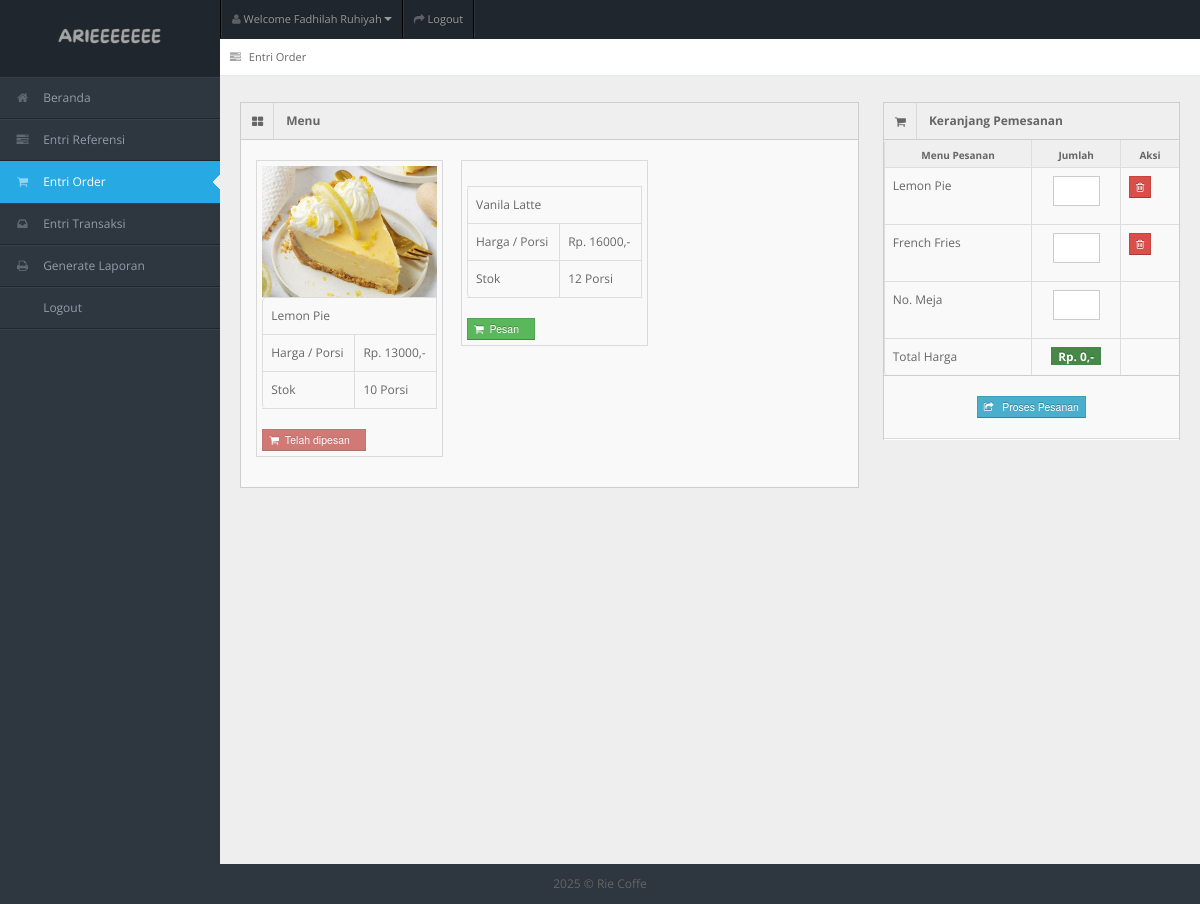
The page /entri_order.php (signed in) on the database its author committed.
### tables this page shows
CREATE TABLE `tb_user` (
  `id_user` int(11) NOT NULL,
  `username` varchar(150) NOT NULL,
  `password` varchar(150) NOT NULL,
  `nama_user` varchar(150) NOT NULL,
  `id_level` int(11) NOT NULL,
  `status` varchar(150) NOT NULL
);

CREATE TABLE `tb_menu` (
  `id_masakan` int(11) NOT NULL,
  `nama_masakan` varchar(150) NOT NULL,
  `harga` varchar(150) NOT NULL,
  `stok` int(11) NOT NULL,
  `status_masakan` varchar(150) NOT NULL,
  `gambar_masakan` varchar(150) NOT NULL
);

CREATE TABLE `tb_pesan` (
  `id_pesan` int(11) NOT NULL,
  `id_user` int(11) NOT NULL,
  `id_order` int(11) DEFAULT NULL,
  `id_masakan` int(11) NOT NULL,
  `jumlah` int(11) DEFAULT NULL,
  `status_pesan` varchar(150) DEFAULT NULL
);

### entri_order.php (the view, shortened to what this page needs)
<!DOCTYPE html>
<?php
include "connection/koneksi.php";
$id = $_SESSION['id_user'];
if(isset ($_SESSION['username'])){
  $query = "select * from tb_user natural join tb_level where id_user = $id";
  mysqli_query($conn, $query);
  $sql = mysqli_query($conn, $query);
  while($r = mysqli_fetch_array($sql)){
?>
<html lang="en">
<head>
<link rel="stylesheet" href="template/dashboard/css/bootstrap.min.css" />
<link rel="stylesheet" href="template/dashboard/css/bootstrap-responsive.min.css" />
<link rel="stylesheet" href="template/dashboard/css/fullcalendar.css" />
<link rel="stylesheet" href="template/dashboard/css/matrix-style.css" />
<link rel="stylesheet" href="template/dashboard/css/matrix-media.css" />
<link href="template/dashboard/font-awesome/css/font-awesome.css" rel="stylesheet" />
<link rel="stylesheet" href="template/dashboard/css/jquery.gritter.css" />
</head>
<body>
<div id="header">
  <h1><a href="entri_order.php">Entri Order</a></h1>
</div>
<div id="user-nav" class="navbar navbar-inverse">
  <ul class="nav">
    <li  class="dropdown" id="profile-messages" ><a title="" href="#" data-toggle="dropdown" data-target="#profile-messages" class="dropdown-toggle"><i class="icon icon-user"></i>  <span class="text">Welcome <?php echo $r['nama_user'];?></span><b class="caret"></b></a>
    </li>
    <li class=""><a title="" href="logout.php"><i class="icon icon-share-alt"></i> <span class="text">Logout</span></a></li>
  </ul>
</div>
<div id="sidebar"><a href="entri_order.php" class="visible-phone"><i class="icon shopping-cart"></i> <span>Entri Order</span></a>
  <ul>
    <?php
    if($r['id_level'] == 1){
  ?>
    <li> <a href="beranda.php"><i class="icon icon-home"></i> <span>Beranda</span></a> </li>
    <li> <a href="entri_referensi.php"><i class="icon icon-tasks"></i> <span>Entri Referensi</span></a> </li>
    <li class="active"> <a href="entri_order.php"><i class="icon icon-shopping-cart"></i> <span>Entri Order</span></a> </li>
    <li> <a href="entri_transaksi.php"><i class="icon icon-inbox"></i> <span>Entri Transaksi</span></a> </li>
    <li> <a href="generate_laporan.php"><i class="icon icon-print"></i> <span>Generate Laporan</span></a> </li>
    <li> <a href="logout.php"><i class="icon icon-sign-out"></i> <span>Logout</span></a> </li>
  <?php
    } else if($r['id_level'] == 2){
  ?>
    <li><a href="beranda.php"><i class="icon icon-home"></i> <span>Beranda</span></a> </li>
    <li class="active"> <a href="entri_order.php"><i class="icon icon-shopping-cart"></i> <span>Entri Order</span></a> </li>
    <li> <a href="generate_laporan.php"><i class="icon icon-print"></i> <span>Generate Laporan</span></a> </li>
    <li> <a href="logout.php"><i class="icon icon-sign-out"></i> <span>Logout</span></a> </li>
  <?php
    } else if($r['id_level'] == 3){
  ?>
    <li><a href="beranda.php"><i class="icon icon-home"></i> <span>Beranda</span></a> </li>
    <li class="active"> <a href="entri_order.php"><i class="icon icon-shopping-cart"></i> <span>Entri Order</span></a> </li>
    <li> <a href="entri_transaksi.php"><i class="icon icon-inbox"></i> <span>Entri Transaksi</span></a> </li>
    <li> <a href="generate_laporan.php"><i class="icon icon-print"></i> <span>Generate Laporan</span></a> </li>
    <li> <a href="logout.php"><i class="icon icon-sign-out"></i> <span>Logout</span></a> </li>
  <?php
    } else if($r['id_level'] == 4){
  ?>
    <li><a href="beranda.php"><i class="icon icon-home"></i> <span>Beranda</span></a> </li>
    <li> <a href="generate_laporan.php"><i class="icon icon-print"></i> <span>Generate Laporan</span></a> </li>
    <li> <a href="logout.php"><i class="icon icon-sign-out"></i> <span>Logout</span></a> </li>
  <?php
    } else if($r['id_level'] == 5){
  ?>
    <li><a href="beranda.php"><i class="icon icon-home"></i> <span>Beranda</span></a> </li>
    <li class="active"> <a href="entri_order.php"><i class="icon icon-shopping-cart"></i> <span>Entri Order</span></a> </li>
    <li> <a href="logout.php"><i class="icon icon-sign-out"></i> <span>Logout</span></a> </li>
  <?php
    }
  ?>
  </ul>
</div>
<div id="content">
  <div id="content-header">
    <div id="breadcrumb"> <a href="entri_order.php" title="Go to here" class="tip-bottom"><i class="icon icon-tasks"></i> Entri Order</a></div>
  </div>
  <div class="container-fluid">
    <?php
      if($r['id_level'] == 1 || $r['id_level'] == 2 || $r['id_level'] == 3 || $r['id_level'] == 5){
    ?>
      <?php
        $order = array();
        if(in_array($id, $order)){
      ?>
    <div class="row-fluid">
      <div class="span6">
        <div class="widget-box span12">
          <div class="widget-title"> <span class="icon"> <i class="icon-hand-right"></i> </span>
            <h5>Notifications</h5>
          </div>
          <div class="widget-content">
            <div class="alert alert-info alert-block">
              <h4 class="alert-heading">Informasi !</h4>
              Terimakasih, Anda telah melakukan pemesanan.<br>
              Silahkan tunggu pesanan tiba di meja saudara. Apabila selesai menyantap hidangan, silahkan lakukan proses pembayaran di kasir !
            </div>
          </div>
        </div>
      </div>
      <div class="span6">
        <div class="widget-box span12">
          <div class="widget-title"> <span class="icon"> <i class="icon-shopping-cart"></i> </span>
            <h5>Menu yang dipesan</h5>
          </div>
          <div class="widget-content nopadding">
            <table class="table table-bordered table-invoice-full">
              <thead>
                <tr>
                  <th class="head0">No.</th>
                  <th class="head1">Menu</th>
                  <th class="head0 right">Jumlah</th>
                  <th class="head1 right">Harga</th>
                  <th class="head0 right">Total</th>
                </tr>
              </thead>
              <tbody>
                <?php
                  $no_order_fiks = 1;
                  $query_order_fiks = "select * from tb_pesan natural join tb_menu where id_user = $id and status_pesan != 'sudah'";
                  $sql_order_fiks = mysqli_query($conn, $query_order_fiks);
                  while($r_order_fiks = mysqli_fetch_array($sql_order_fiks)){
                ?>
                <tr>
                  <td><center><?php echo $no_order_fiks++; ?>. </center></td>
                  <td><?php echo $r_order_fiks['nama_masakan'];?></td>
                  <td class="right"><center><?php echo $r_order_fiks['jumlah'];?></center></td>
                  <td class="right">Rp. <?php echo $r_order_fiks['harga'];?>,-</td>
                  <td class="right">
                    <strong>
                      Rp.
                      <?php
                        $hasil = $r_order_fiks['harga'] * $r_order_fiks['jumlah'];
                        echo $hasil;
                      ?>,-
                    </strong>
                  </td>
                </tr>
                <?php
                  }
                  $query_harga = "select * from tb_order where id_pengunjung = $id and status_order = 'belum bayar'";
                  $sql_harga = mysqli_query($conn, $query_harga);
                  $result_harga = mysqli_fetch_array($sql_harga);
                ?>
                <tr>
                  <td></td>
                  <td><strong><center>Total</center></strong></td>
                  <td class="right"></td>
                  <td class="right"></td>
                  <td class="right"><strong>Rp. <?php echo $result_harga['total_harga'];?>,-</strong></td>
                </tr>
                <tr>
                  <td></td>
                  <td><strong><center>No. Meja</center></strong></td>
                  <td class="right"></td>
                  <td class="right"></td>
                  <td class="right"><center><strong><?php echo $result_harga['no_meja'];?></strong></center></td>
                </tr>
              </tbody>
            </table>
          </div>
        </div>
      </div>
    </div>
      <?php
        } else {
      ?>
    <div class="row-fluid">
      <div class="span8">
        <div class="widget-box span12">
          <div class="widget-title bg_lg"><span class="icon"><i class="icon-th-large"></i></span>
            <h5>Menu</h5>
          </div>
          <div class="widget-content" >
            <ul class="thumbnails">
              <div class="btn-icon-pg">
                <ul>
                  <?php
                    $pesan = array();
                    $query_lihat_pesan = "select * from tb_pesan where id_user = $id and status_pesan != 'sudah'";
                    $sql_lihat_pesan = mysqli_query($conn, $query_lihat_pesan);
                    while($r_dt_pesan = mysqli_fetch_array($sql_lihat_pesan)){
                      array_push($pesan, $r_dt_pesan['id_masakan']);
                    }
                    $query_data_makanan = "select * from tb_menu where stok > 0 order by id_masakan desc";
                    $sql_data_makanan = mysqli_query($conn, $query_data_makanan);
                    while($r_dt_makanan = mysqli_fetch_array($sql_data_makanan)){
                  ?>
                      <li class="span2">
                        <a> <img src="gambar/<?php echo $r_dt_makanan['gambar_masakan']?>" alt="" > </a>
                        <table class="table table-bordered">
                          <tbody>
                            <tr>
                              <td><?php echo $r_dt_makanan['nama_masakan'];?></td>
                            </tr>
                            <tr>
                              <td>Harga / Porsi</td>
                              <td>Rp. <?php echo $r_dt_makanan['harga'];?>,-</td>
                            </tr>
                            <tr>
                              <td>Stok</td>
                              <td><?php echo $r_dt_makanan['stok'];?> Porsi</td>
                            </tr>
                          </tbody>
                        </table>
                        <form action="" method="post">
                          <?php
                            if(in_array($r_dt_makanan['id_masakan'], $pesan)){
                          ?>
                              <button type="submit" value="<?php echo $r_dt_makanan['id_masakan'];?>" name="tambah_pesan" class="btn btn-danger btn-mini" disabled>
                                <i class='icon-shopping-cart'></i>&nbsp;&nbsp;Telah dipesan &nbsp;&nbsp;
                              </button>
                          <?php
                            } else {
                          ?>
                              <button type="submit" value="<?php echo $r_dt_makanan['id_masakan'];?>" name="tambah_pesan" class="btn btn-success btn-mini">
                                <i class='icon-shopping-cart'></i>&nbsp;&nbsp;Pesan &nbsp;&nbsp;
                              </button>
                          <?php
                            }
                          ?>
                        </form>
                      </li>
                    <?php
                      }
                    ?>
                </ul>
              </div>
            </ul>
          </div>
        </div>
      </div>
      <div class="span4">
      <form action="" method="post">
        <div class="widget-box">
          <div class="widget-title"> <span class="icon"> <i class="icon-shopping-cart"></i> </span>
            <h5>Keranjang Pemesanan</h5>
          </div>
          <div class="widget-content nopadding">
            <table class="table table-bordered table-striped">
              <thead>
                <tr>
                  <th style="width: 50%">Menu Pesanan</th>
                  <th style="width: 30%">Jumlah</th>
                  <th style="width: 20%">Aksi</th>
                </tr>
              </thead>
              <tbody>
              <?php
                $query_draft_pesan = "select * from tb_pesan natural join tb_menu where id_user = $id and status_pesan != 'sudah'";
                $sql_draft_pesan = mysqli_query($conn, $query_draft_pesan);
                while($r_draft_pesan = mysqli_fetch_array($sql_draft_pesan)){
              ?>
                <tr class="odd gradeX">
                  <td><span id="<?php echo "nama".$r_draft_pesan['id_pesan']; ?>"><?php echo $r_draft_pesan['nama_masakan'];?></span></td>
                  <td>
                    <center>
                      <input id="<?php echo "jumlah".$r_draft_pesan['id_pesan']; ?>" class="span8" name="jumlah<?php echo $r_draft_pesan['id_masakan']; ?>" type="number" value="" placeholder="" onchange="return operasi()"/>
                    </center>
                  </td>
                  <td>
                    <form action="" method="post">
                      <button type="submit" value="<?php echo $r_draft_pesan['id_pesan'];?>" name="hapus_pesan" class="btn btn-danger btn-mini">
                        <i class='icon-trash'></i>
                      </button>
                    </form>
                  </td>
                </tr>
              <?php
                }
              ?>
                <tr class="odd gradeX">
                  <td>No. Meja</td>
                  <td>
                    <center>
                      <input class="span8" name="no_meja" type="number" value="" placeholder="" />
                    </center>
                  </td>
                  <td>
                  </td>
                </tr>
                <tr class="odd gradeX">
                  <td>Total Harga</td>
                  <td>
                    <center>
                      <span class="label label-success">&nbsp;Rp. <span id="total_harga">0</span>,-&nbsp;</span>
                    </center>
                  </td>
                  <td>
                  </td>
                </tr>
              </tbody>
            </table>
          </div>
          <br>
          <center>
            <button type="submit" value="" name="proses_pesan" class="btn btn-mini btn-info">
              <i class='icon-share'></i> &nbsp;&nbsp;Proses Pesanan
            </button>
          </center>
          <hr>
        </div>
      </form>
      </div>
    </div>
      <?php
        }
        }
      ?>
    </div>
  </div>
<div class="row-fluid">
  <div id="footer" class="span12"> <?php echo date('Y'); ?> &copy; Rie <a href="#"> Coffe </a> </div>
</div>
</body>
</html>
<?php
  }
} else {
  header('location: logout.php');
}
?>

### template/dashboard/css/matrix-media.css (style rules this page uses)
body { background:#2E363F; }
#header { background-color: #1f262d; margin-top:10px; }
#sidebar > ul { border-bottom: 1px solid #37414b }
#sidebar > ul > li { border-top: 1px solid #37414b; border-bottom: 1px solid #1f262d; }
#sidebar > ul > li.active { background-color: #27a9e3; border-bottom: 1px solid #27a9e3; border-top: 1px solid #27a9e3; }
#sidebar > ul > li.active a { color:#fff; text-decoration:none; }

### rows shown on the page
tb_user: nama_user "Fadhilah Ruhiyah"
tb_menu: gambar_masakan (picture), nama_masakan "Lemon Pie", harga "13000", stok "10", $r_dt_makanan['id_masakan'] 38 (drawn)
tb_menu: nama_masakan "Vanila Latte", harga "16000", stok "12", $r_dt_makanan['id_masakan'] 25 (drawn)
tb_pesan: id_masakan.nama_masakan "Lemon Pie", $r_draft_pesan['id_pesan'] 86 (drawn)
tb_pesan: id_masakan.nama_masakan "French Fries", $r_draft_pesan['id_pesan'] 87 (drawn)
